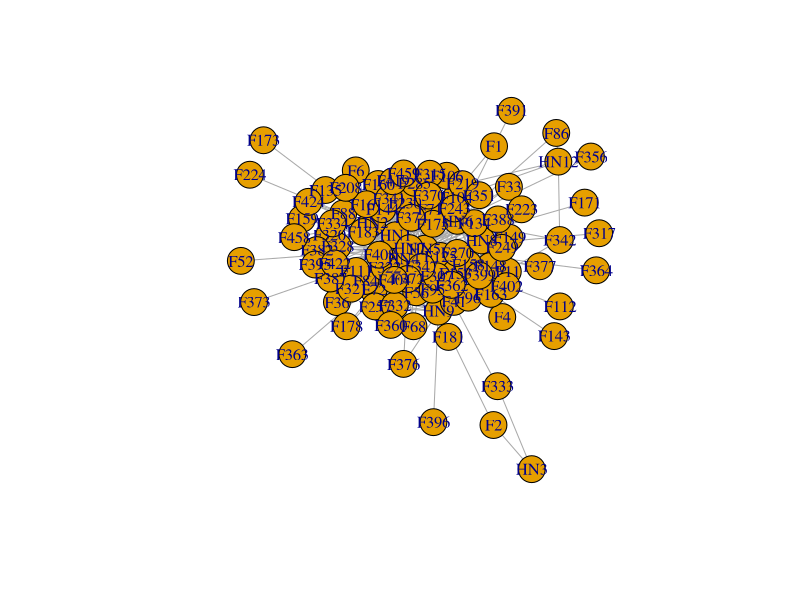
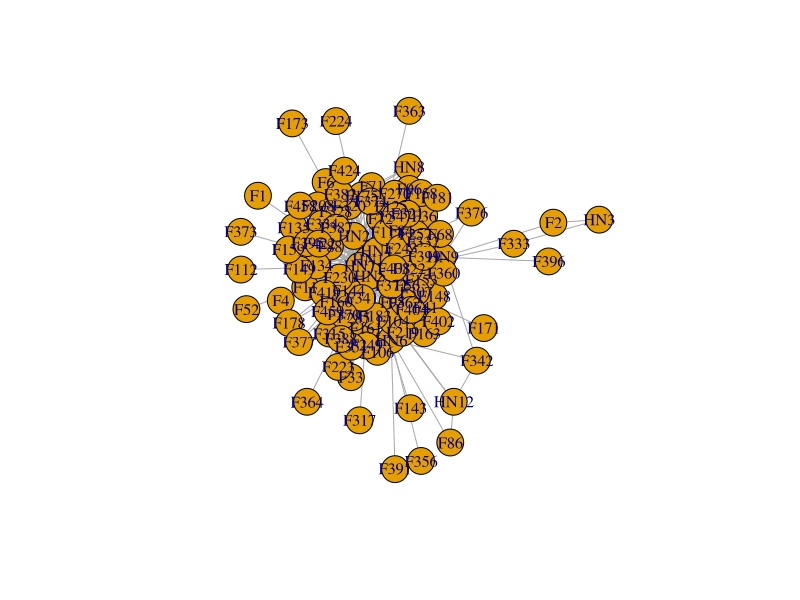

Reproduce these figures in R, in order.

setwd(readClipboard())
getwd()

library(igraph)
library(Hmisc)


F_PP1<- read.delim('MeanF_HN.txt', row.name = 1, check.names = FALSE)
dim(F_PP1)
head(F_PP1)
F_PP <- t(F_PP1)
dim(F_PP)

F_PP_corr <- rcorr(F_PP, type = 'spearman')
F_PP_corr
r <- F_PP_corr$r
r[abs(r) < 0.6] <- 0
r[r > 0] <- 0
p <- F_PP_corr$P
write.csv(p,"MeanFaHN_p.csv")

p <- p.adjust(p, method = 'BH')    
p[p>=0.05] <- -1    
p[p<0.05 & p>=0] <- 1     
p[p==-1] <- 0  
z <- r * p
diag(z) <- 0  
head(z)[1:6,1:6]
#write.table(data.frame(z, check.names = FALSE), 'MeanFaHN.matrix.txt',col.names = NA, sep = '\t', quote = FALSE)
##Check the matrix,and modify the format of the matrix
library(igraph)
A1<- read.delim('MeanFaHN.matrix.txt', row.name = 1, check.names = FALSE)
dim(A1)
head(A1)
A <- as.matrix(A1)

igraph <- graph.adjacency(A, weighted = TRUE, mode = 'undirected')#weighted是加权
igraph
vcount(igraph)
igraph <- delete.vertices(igraph, names(degree(igraph)[degree(igraph) == 0]))
vcount(igraph)
E(igraph)$correlation <- E(igraph)$weight
E(igraph)$weight <- abs(E(igraph)$weight)
plot(igraph)

adj_matrix <- as.matrix(get.adjacency(igraph, attr = 'correlation'))
write.table(data.frame(adj_matrix, check.names = FALSE), 'MeanFaHN_network.adj_matrix.txt',
            col.names = NA, sep = '\t', quote = FALSE)

tax <- read.delim('MeanFaHN_group.txt', row.name = 1,
                  check.names = FALSE, stringsAsFactors = FALSE)
head(tax)
tax <- tax[as.character(V(igraph)$name), ]
head(tax)
V(igraph)$Genus <- tax$genus
V(igraph)$Group <- tax$group
igraph
plot(igraph)

edge <- data.frame(as_edgelist(igraph))
edge_list <- data.frame(
  source = edge[[1]],
  target = edge[[2]],
  weight = E(igraph)$weight,
  correlation = E(igraph)$correlation
)
head(edge_list)
write.table(edge_list, 'MeanFaHN.edge_list.txt', sep = '\t', row.names = FALSE, quote = FALSE)


node_list <- data.frame(
  label = names(V(igraph)),
  genus = V(igraph)$Genus,
  group = V(igraph)$Group)

head(node_list)
write.table(node_list, 'MeanFaHN.node_list.txt', sep = '\t', row.names = FALSE, quote = FALSE)
